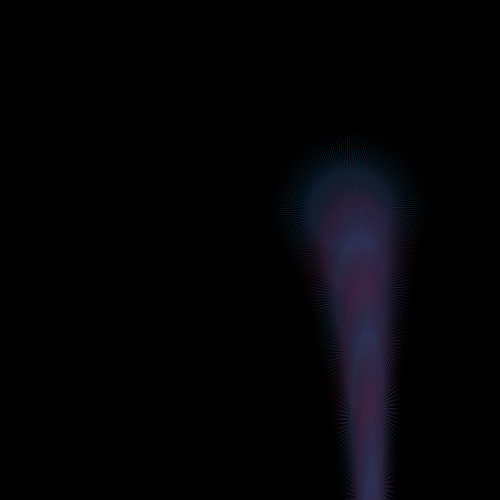
Frame 1 (no input)
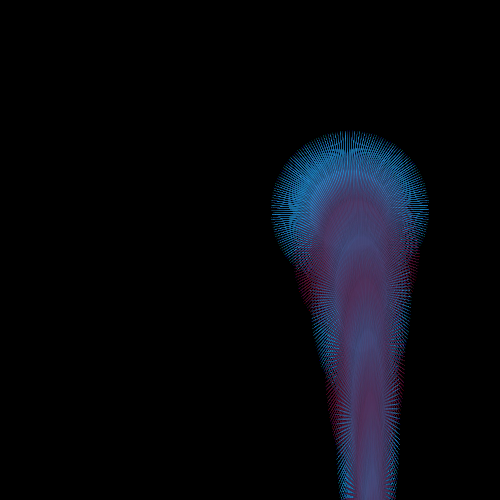
Frame 60 (the mouse pressed at the canvas centre just before this capture)
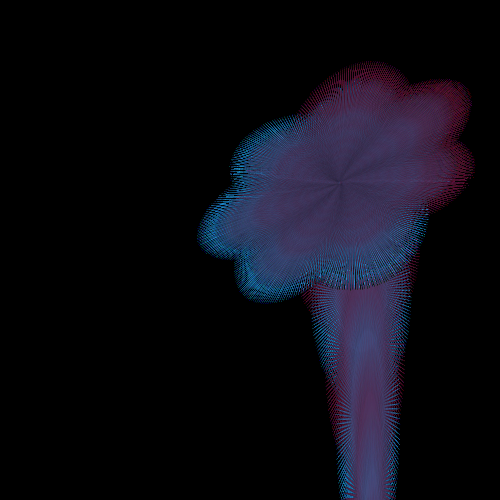
Frame 120 (the mouse held since frame 60 and released just before this capture)

The Processing sketch that drew these frames (run headless with seeded random() and noise(); from frame 60 on, the mouse is pressed at the canvas centre):

// Processing sketch: processing_93516
// ── processing_93516.pde

void setup(){
 smooth();
  background(/*225,245,243*/0);
  size(500, 500);
}
void draw(){
    // création de variables pour les couleurs
  
  int Ro;
  Ro = mouseX;
  int V;
  V = mouseY;
  int Bl;
  Bl = mouseX/10;
  //int T;
  //T = mouseX
  
  // création d'une variable pour les cotés des polygones
  int A;
  A = mouseX;
  
  // création d'une variable pour le rayon du polygone
  int B;
  B = mouseY;

//mouseX=100;
//mouseY=100;
float x=20;//mouseX;
float y=40;//mouseY;
float n=200;//3+random(8); // nombre de cotes du polygone
float R=40;//+random(50); // rayon du polygone 
float r=4*R/2; // rayon de l'etoile polygonale
color bleu=color(35,137,203);
color rose=color(95,24,56);
stroke(0,45);
strokeWeight(4/5);
fill(237,162,0,56);
float pisn=PI/n;
translate(width/2+r,height/2-r);
//for(int j=0;j</*n*5*/1;j++){forme simple
for(int j=0;j<=n+5;j++){
  {if (j%2==0){
  fill(bleu,56);}//Si c'est pair c'est rose et sinon c'est bleu
  else{
 fill(rose,99);}
// dessin des n sommets du polygone
beginShape();
for(int k=0;k<n;k++) {
if (n%2==0){ // cas du polygone a un nombre pair de sommets
  vertex(x+R*cos(k*2*pisn-pisn),y-R*sin(k*2*pisn-pisn));
  vertex(x+r*cos(k*2*pisn-2*pisn),y-r*sin(k*2*pisn-2*pisn));
}else{ // cas du polygone a un nombre impair de sommets
  vertex(x+R*cos(k*2*pisn-2*pisn),y-R*sin(k*2*pisn-2*pisn));
  vertex(x+r*cos(k*2*pisn-pisn),y-r*sin(k*2*pisn-pisn));
}
}
endShape(CLOSE);
// dessin des n sommets du polygone
translate(x-10,y-10);
rotate(B+A);/*(PI/5);*/ 
//rotate(23*PI/53);
scale(0.8,1.2);
//noLoop();
}
}
}
